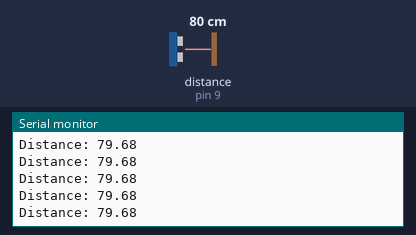
Recording of a sketch running on a simulated Arduino Uno, built with avr-gcc and run on an emulated ATmega328P. On the bench: the last lines printed to the serial monitor. Wiring (inferred from the names in the program): ultrasonic range finder: trigger pin 10; echo pin 9. The inputs (shaded band) are chosen by the test bench; at power-on: distance to the obstacle (sensor on pin 9) 80 cm. The echo pulse lasts 58.3 µs per cm.

Above: at 1.2 s.
1.3 s: distance to the obstacle (sensor on pin 9) set to 2 cm
At 2.4 s:
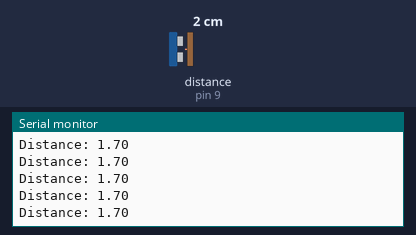
4.3 s: distance to the obstacle (sensor on pin 9) set to 120 cm
At 5.4 s:
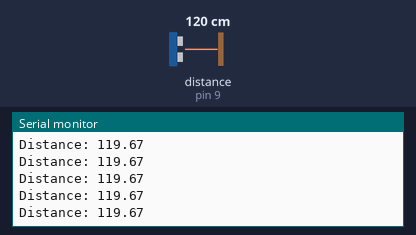
7.3 s: distance to the obstacle (sensor on pin 9) set to 18 cm
At 8.3 s:
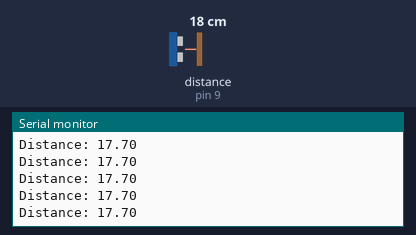
Timing chart, 0 to 10.3 s (numbered marks = the images above; inputs shaded):
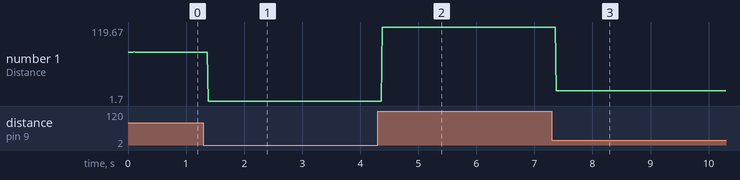

Measured:
- after the input at 1.3 s, the serial monitor: prints a new line after 0.08 s (image 1)
- after the input at 4.3 s, the serial monitor: prints a new line after 0.08 s (image 2)
- after the input at 7.3 s, the serial monitor: prints a new line after 0.07 s (image 3)
- plotted number 1: 79.68 → 1.7 after the input at 1.3 s, 1.7 → 119.67 after the input at 4.3 s, 119.67 → 17.7 after the input at 7.3 s

The sketch:

sonar.ino
```cpp
const int echo = 9, trig = 10;

void setup() {
  pinMode(echo, INPUT);
  pinMode(trig, OUTPUT);

  Serial.begin(9600);
}

void loop() {
  Serial.println();

  digitalWrite(trig, HIGH);
  digitalWrite(trig, LOW);

  float duration = pulseIn(echo, HIGH);
  float distance = (duration * .0343) / 2;

  Serial.print("Distance: ");
  Serial.print(distance);
}
```
